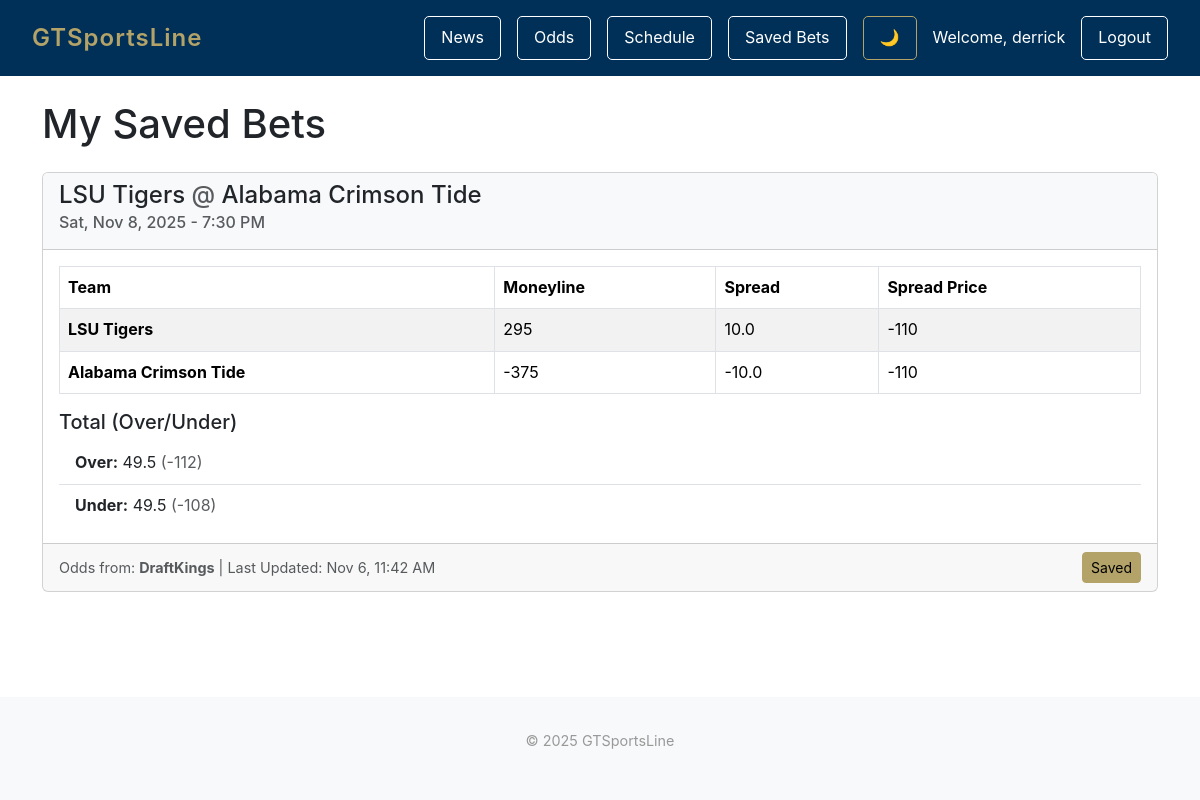
Page /odds/saved/ (signed in) on the committed database.
### odds/models.py (models this page shows, shortened)
class Game(models.Model):
    api_game_id = models.CharField(max_length=100, unique=True)
    home_team = models.CharField(max_length=100)
    away_team = models.CharField(max_length=100)
    game_time = models.DateTimeField()
    bookmaker_name = models.CharField(max_length=100)
    last_updated = models.DateTimeField()
    home_team_moneyline = models.IntegerField(null=True, blank=True)
    away_team_moneyline = models.IntegerField(null=True, blank=True)
    home_team_spread = models.FloatField(null=True, blank=True)
    away_team_spread = models.FloatField(null=True, blank=True)
    home_team_spread_price = models.IntegerField(null=True, blank=True)
    away_team_spread_price = models.IntegerField(null=True, blank=True)
    total_over = models.FloatField(null=True, blank=True)
    total_over_price = models.IntegerField(null=True, blank=True)
    total_under = models.FloatField(null=True, blank=True)
    total_under_price = models.IntegerField(null=True, blank=True)
    class Meta:
        ordering = ['game_time'] # Default sort: show earliest games first

### odds/views.py (the view)
# urls.py: path('saved/', views.saved_bets_view, name='saved_bets'),
@login_required
def saved_bets_view(request):
    saved_bets = SavedBet.objects.filter(user=request.user).select_related('game')
    games = [saved_bet.game for saved_bet in saved_bets]
    context = {
        'games': games,
        'saved_game_ids': set(g.id for g in games),  # For consistency with odds_list
    }
    return render(request, 'odds/saved_bets.html', context)

### odds/templates/odds/saved_bets.html (shortened to what this page needs)
{% extends 'base.html' %}
{% block content %}
<div class="container mt-4">
    <h1 class="mb-4">My Saved Bets</h1>
    {% if games %}
        {% for game in games %}
            <div class="card mb-3">
                <div class="card-header bg-light">
                    <h4>
                        <a href="{% url 'odds:game_detail' game.id %}" style="text-decoration: none; color: inherit;">
                            {{ game.away_team }}
                            <span class="text-muted">@</span>
                            {{ game.home_team }}
                        </a>
                    </h4>
                    <h6 class="card-subtitle mb-2 text-muted">
                        {{ game.game_time|date:"D, M j, Y - g:i A" }}
                    </h6>
                </div>
                <div class="card-body">
                    <table class="table table-striped table-bordered">
                        <thead class="thead-dark">
                            <tr>
                                <th>Team</th>
                                <th>Moneyline</th>
                                <th>Spread</th>
                                <th>Spread Price</th>
                            </tr>
                        </thead>
                        <tbody>
                            <tr>
                                <td><strong>{{ game.away_team }}</strong></td>
                                <td>{{ game.away_team_moneyline }}</td>
                                <td>{{ game.away_team_spread }}</td>
                                <td>{{ game.away_team_spread_price }}</td>
                            </tr>
                            <tr>
                                <td><strong>{{ game.home_team }}</strong></td>
                                <td>{{ game.home_team_moneyline }}</td>
                                <td>{{ game.home_team_spread }}</td>
                                <td>{{ game.home_team_spread_price }}</td>
                            </tr>
                        </tbody>
                    </table>
                    <h5 class="mt-3">Total (Over/Under)</h5>
                    <ul class="list-group list-group-flush">
                        <li class="list-group-item">
                            <strong>Over:</strong> {{ game.total_over }}
                            <span class="text-muted">({{ game.total_over_price }})</span>
                        </li>
                        <li class="list-group-item">
                            <strong>Under:</strong> {{ game.total_under }}
                            <span class="text-muted">({{ game.total_under_price }})</span>
                        </li>
                    </ul>
                </div>
                <div class="card-footer text-muted d-flex justify-content-between align-items-center" style="font-size: 0.9rem;">
                    <div>
                        Odds from: <strong>{{ game.bookmaker_name }}</strong>
                        | Last Updated: {{ game.last_updated|date:"M j, g:i A" }}
                    </div>
                    <button
                        class="btn btn-sm btn-warning save-bet-btn"
                        data-game-id="{{ game.id }}"
                        style="background-color: #B3A369; border-color: #B3A369;">
                        <span class="save-text">Saved</span>
                    </button>
                </div>
            </div>
        {% endfor %}
    {% else %}
        <div class="alert alert-info" role="alert">
            You haven't saved any bets yet.
            <br>
            <small>Visit the <a href="{% url 'odds:odds_list' %}">Odds page</a> to save your favorite bets!</small>
        </div>
    {% endif %}
</div>
{% endblock %}

### gtsportsline/templates/base.html (shortened to what this page needs)
{% load static %}
<!DOCTYPE html>
<html lang="en" data-bs-theme="light">
<head>
    <link href="https://cdn.jsdelivr.net/npm/bootstrap@5.3.3/dist/css/bootstrap.min.css" rel="stylesheet">
</head>
<body>
    <div class="top-bar">
      <a href="/" class="logo">GTSportsLine</a>
        <div class="nav-buttons">
            <a href="{% url 'news.list' %}" class="nav-button-outline">News</a>
            <a href="{% url 'odds:odds_list' %}" class="nav-button-outline">Odds</a>
            <a href="{% url 'schedule.list' %}" class="nav-button-outline">Schedule</a>
            {% if user.is_authenticated %}
            <a href="{% url 'odds:saved_bets' %}" class="nav-button-outline">Saved Bets</a>
            {% endif %}
            <button class="nav-button-outline" id="darkModeToggle" title="Toggle Dark Mode" style="border: 1px solid #B3A369; color: #B3A369;">
                🌙
            </button>
            {% if user.is_authenticated %}
            <div class="user-info">
                <span class="username">Welcome, {{ user.username }}</span>
                <a href="{% url 'accounts.logout' %}" class="nav-button-outline">Logout</a>
            </div>
            {% else %}
            <a href="{% url 'accounts.login' %}" class="nav-button-outline">Login</a>
            <a href="{% url 'accounts.signup' %}" class="btn-signup">Sign Up</a>
            {% endif %}
        </div>
    </div>
    <main>
        {% block content %}
        {% endblock content %}
    </main>
    <footer>
        <p>&copy; 2025 GTSportsLine</p>
    </footer>
</body>
</html>

### gtsportsline/templates/base.html (style rules this page uses)
* { margin: 0; padding: 0; box-sizing: border-box; }
body { font-family: 'Poppins', -apple-system, BlinkMacSystemFont, 'Segoe UI', Roboto, Oxygen, Ubuntu, Cantarell, sans-serif; line-height: 1.6; min-height: 100vh; display: flex; flex-direction: column; }
.top-bar { background: #003057; padding: 1rem 2rem; display: flex; justify-content: space-between; align-items: center; }
.logo { color: #B3A369; font-size: 1.5rem; font-weight: 600; letter-spacing: 1px; text-decoration: none; transition: opacity 0.2s ease; cursor: pointer; }
.nav-buttons { display: flex; gap: 1rem; align-items: center; }
.nav-button-outline { color: white; text-decoration: none; font-size: 1rem; background: transparent; border: 1px solid white; padding: 0.5rem 1rem; border-radius: 5px; transition: all 0.2s ease; cursor: pointer; }
.user-info { display: flex; align-items: center; gap: 1rem; }
.username { color: white; font-size: 1rem; }
main { flex: 1; }
footer { text-align: center; padding: 2rem; color: #999; font-size: 0.9rem; background-color: var(--bs-tertiary-bg); }

### rows in the picture
Game: away_team "LSU Tigers", home_team "Alabama Crimson Tide", game_time "Sat, Nov 8, 2025 - 7:30 PM", away_team_moneyline "295", away_team_spread "10.0", away_team_spread_price "-110", home_team_moneyline "-375", home_team_spread "-10.0", home_team_spread_price "-110", total_over "49.5", total_over_price "-112", total_under "49.5", total_under_price "-108", bookmaker_name "DraftKings", last_updated "Nov 6, 11:42 AM"

### other values in the picture
{{ user.username }} "derrick"
